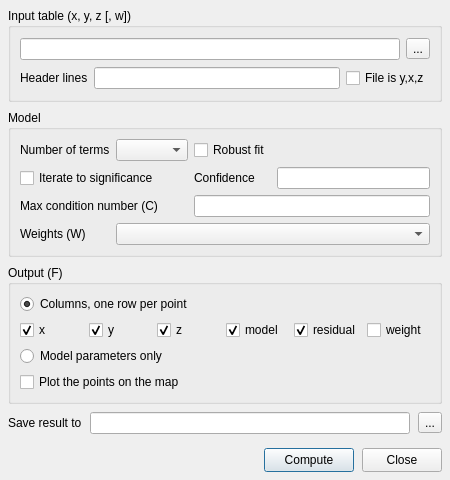
<?xml version="1.0" encoding="UTF-8"?>
<ui version="4.0">
 <class>Trend2DDialog</class>
 <widget class="QDialog" name="Trend2DDialog">
  <property name="geometry">
   <rect>
    <x>0</x>
    <y>0</y>
    <width>450</width>
    <height>480</height>
   </rect>
  </property>
  <property name="windowTitle">
   <string>trend2d</string>
  </property>
  <layout class="QVBoxLayout" name="mainVerticalLayout">
   <property name="spacing">
    <number>8</number>
   </property>
   <property name="margin" stdset="0">
    <number>8</number>
   </property>
   <item>
    <widget class="QGroupBox" name="gb_input">
     <property name="title">
      <string>Input table (x, y, z [, w])</string>
     </property>
     <layout class="QGridLayout" name="gridLayout_input">
      <item row="0" column="0" colspan="3">
       <widget class="QLineEdit" name="edit_infile">
        <property name="toolTip"><string>Table with x, y, z (and a fourth column of weights or sigmas when Weights is used). Double-click to browse.</string></property>
       </widget>
      </item>
      <item row="0" column="3">
       <widget class="QToolButton" name="btn_infile">
        <property name="text"><string>...</string></property>
       </widget>
      </item>
      <item row="1" column="0">
       <widget class="QLabel" name="lb_headers"><property name="text"><string>Header lines</string></property></widget>
      </item>
      <item row="1" column="1">
       <widget class="QLineEdit" name="edit_headers">
        <property name="toolTip"><string>Number of header lines to skip [0]</string></property>
       </widget>
      </item>
      <item row="1" column="2" colspan="2">
       <widget class="QCheckBox" name="chk_toggle">
        <property name="toolTip"><string>The file's first two columns are y,x instead of x,y</string></property>
        <property name="text"><string>File is y,x,z</string></property>
       </widget>
      </item>
     </layout>
    </widget>
   </item>
   <item>
    <widget class="QGroupBox" name="gb_model">
     <property name="title">
      <string>Model</string>
     </property>
     <layout class="QGridLayout" name="gridLayout_model">
      <item row="0" column="0">
       <widget class="QLabel" name="lb_model"><property name="text"><string>Number of terms</string></property></widget>
      </item>
      <item row="0" column="1">
       <widget class="QComboBox" name="cb_model">
        <property name="minimumSize"><size><width>70</width><height>0</height></size></property>
        <property name="toolTip"><string>Terms of z(x,y) = m1 + m2*x + m3*y + m4*xy + m5*x^2 + m6*y^2 + ... : 4 = bilinear, 6 = quadratic</string></property>
       </widget>
      </item>
      <item row="0" column="2">
       <widget class="QCheckBox" name="chk_robust">
        <property name="toolTip"><string>Iteratively reweight the data so outliers do not drag the fit (+r)</string></property>
        <property name="text"><string>Robust fit</string></property>
       </widget>
      </item>
      <item row="1" column="0" colspan="2">
       <widget class="QCheckBox" name="chk_iterate">
        <property name="toolTip"><string>Add terms one at a time, stopping when the variance reduction stops being significant (I)</string></property>
        <property name="text"><string>Iterate to significance</string></property>
       </widget>
      </item>
      <item row="1" column="2">
       <widget class="QLabel" name="lb_confidence"><property name="text"><string>Confidence</string></property></widget>
      </item>
      <item row="1" column="3">
       <widget class="QLineEdit" name="edit_confidence">
        <property name="toolTip"><string>Confidence level between 0 and 1 [0.51]</string></property>
       </widget>
      </item>
      <item row="2" column="0" colspan="2">
       <widget class="QLabel" name="lb_condition"><property name="text"><string>Max condition number (C)</string></property></widget>
      </item>
      <item row="2" column="2" colspan="2">
       <widget class="QLineEdit" name="edit_condition">
        <property name="toolTip"><string>Largest allowed ratio of largest to smallest eigenvalue in the damped least-squares solution [1e6]</string></property>
       </widget>
      </item>
      <item row="3" column="0">
       <widget class="QLabel" name="lb_weights"><property name="text"><string>Weights (W)</string></property></widget>
      </item>
      <item row="3" column="1" colspan="3">
       <widget class="QComboBox" name="cb_weights">
        <property name="toolTip"><string>What the input's fourth column holds, if anything</string></property>
       </widget>
      </item>
     </layout>
    </widget>
   </item>
   <item>
    <widget class="QGroupBox" name="gb_output">
     <property name="title">
      <string>Output (F)</string>
     </property>
     <layout class="QGridLayout" name="gridLayout_output">
      <item row="0" column="0" colspan="6">
       <widget class="QRadioButton" name="rb_cols">
        <property name="toolTip"><string>One row per data point, with the columns ticked below</string></property>
        <property name="text"><string>Columns, one row per point</string></property>
        <property name="checked"><bool>true</bool></property>
       </widget>
      </item>
      <item row="1" column="0">
       <widget class="QCheckBox" name="chk_ox">
        <property name="text"><string>x</string></property>
        <property name="checked"><bool>true</bool></property>
       </widget>
      </item>
      <item row="1" column="1">
       <widget class="QCheckBox" name="chk_oy">
        <property name="text"><string>y</string></property>
        <property name="checked"><bool>true</bool></property>
       </widget>
      </item>
      <item row="1" column="2">
       <widget class="QCheckBox" name="chk_oz">
        <property name="text"><string>z</string></property>
        <property name="checked"><bool>true</bool></property>
       </widget>
      </item>
      <item row="1" column="3">
       <widget class="QCheckBox" name="chk_om">
        <property name="toolTip"><string>The model f(x,y) at each point</string></property>
        <property name="text"><string>model</string></property>
        <property name="checked"><bool>true</bool></property>
       </widget>
      </item>
      <item row="1" column="4">
       <widget class="QCheckBox" name="chk_or">
        <property name="toolTip"><string>The residual z - model</string></property>
        <property name="text"><string>residual</string></property>
        <property name="checked"><bool>true</bool></property>
       </widget>
      </item>
      <item row="1" column="5">
       <widget class="QCheckBox" name="chk_ow">
        <property name="toolTip"><string>The weight actually used in the fit</string></property>
        <property name="text"><string>weight</string></property>
       </widget>
      </item>
      <item row="2" column="0" colspan="6">
       <widget class="QRadioButton" name="rb_params">
        <property name="toolTip"><string>Report the model parameters instead of the points (Fp)</string></property>
        <property name="text"><string>Model parameters only</string></property>
       </widget>
      </item>
      <item row="3" column="0" colspan="6">
       <widget class="QCheckBox" name="chk_plotpts">
        <property name="toolTip"><string>Also drop the fitted points on the map, each carrying its fitted row as a tooltip</string></property>
        <property name="text"><string>Plot the points on the map</string></property>
       </widget>
      </item>
     </layout>
    </widget>
   </item>
   <item>
    <layout class="QHBoxLayout" name="horizontalLayout_out">
     <item>
      <widget class="QLabel" name="lb_out"><property name="text"><string>Save result to</string></property></widget>
     </item>
     <item>
      <widget class="QLineEdit" name="edit_outfile">
       <property name="toolTip"><string>Optional table to write the result to. Leave empty to keep it only in this window's Data Viewer.</string></property>
      </widget>
     </item>
     <item>
      <widget class="QToolButton" name="btn_outfile">
       <property name="text"><string>...</string></property>
      </widget>
     </item>
    </layout>
   </item>
   <item>
    <spacer name="verticalSpacer_bottom">
     <property name="orientation"><enum>Qt::Orientation::Vertical</enum></property>
     <property name="sizeType"><enum>QSizePolicy::Policy::Fixed</enum></property>
     <property name="sizeHint" stdset="0"><size><width>20</width><height>6</height></size></property>
    </spacer>
   </item>
   <item>
    <layout class="QHBoxLayout" name="horizontalLayout_buttons">
     <item>
      <spacer name="buttonsSpacer">
       <property name="orientation"><enum>Qt::Orientation::Horizontal</enum></property>
       <property name="sizeHint" stdset="0"><size><width>40</width><height>20</height></size></property>
      </spacer>
     </item>
     <item>
      <widget class="QPushButton" name="push_compute">
       <property name="minimumSize"><size><width>90</width><height>24</height></size></property>
       <property name="text"><string>Compute</string></property>
      </widget>
     </item>
     <item>
      <widget class="QPushButton" name="push_close">
       <property name="minimumSize"><size><width>70</width><height>24</height></size></property>
       <property name="text"><string>Close</string></property>
      </widget>
     </item>
    </layout>
   </item>
  </layout>
 </widget>
 <resources/>
 <connections/>
</ui>
